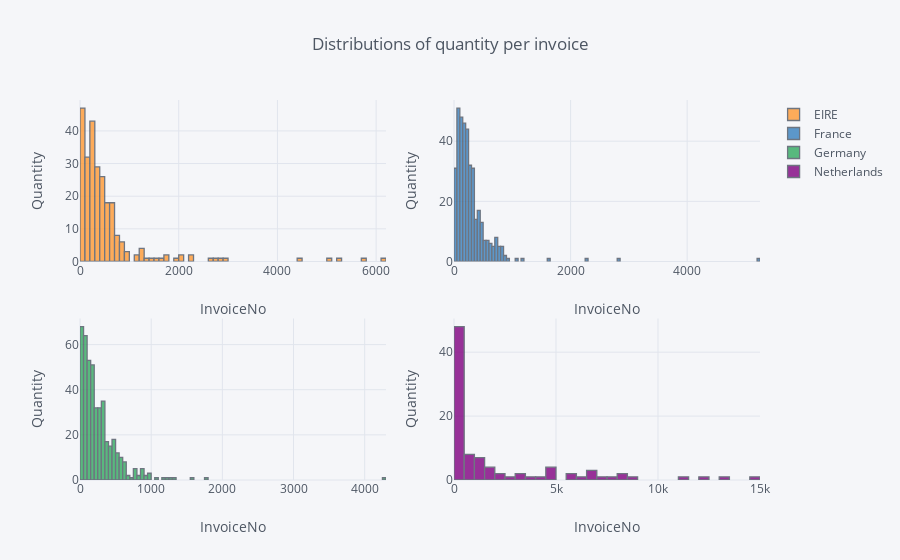

Here is the notebook cell this chart was saved with:
### Markdown cell above
## 4. Create a set of interactive histograms showing the distributions of quantity per invoice for the following countries: EIRE, Germany, France, and Netherlands.

### Code cell
d = data.loc[(data['Country'] =='EIRE')|(data['Country']=='Germany')|(data['Country'] =='France')|(data['Country'] =='Netherlands')]
d = d.pivot_table(values='Quantity', columns='Country', index='InvoiceNo', aggfunc='sum')
d.iplot(kind='hist', xTitle='InvoiceNo', subplots=True, yTitle='Quantity', title='Distributions of quantity per invoice')

### Figure 1 — Plotly figure (JSON) as saved in the notebook; plotly's stock layout.template omitted (floating-point values rounded to 4 significant figures; data arrays with more than 128 entries replaced by an {"elided": "..."} marker saying what was removed)
{"data": [{"histfunc": "count", "histnorm": "", "marker": {"color": "rgba(255, 153, 51, 1.0)", "line": {"color": "#4D5663", "width": 1.3}}, "name": "EIRE", "opacity": 0.8, "orientation": "v", "type": "histogram", "uid": "5b2c95f8-384c-410f-be11-14dcc1523b82", "x": {"elided": "1171 int values"}, "xaxis": "x", "yaxis": "y"}, {"histfunc": "count", "histnorm": "", "marker": {"color": "rgba(55, 128, 191, 1.0)", "line": {"color": "#4D5663", "width": 1.3}}, "name": "France", "opacity": 0.8, "orientation": "v", "type": "histogram", "uid": "d4fa3059-f995-480f-bfef-14eb97202caa", "x": {"elided": "1171 int values"}, "xaxis": "x2", "yaxis": "y2"}, {"histfunc": "count", "histnorm": "", "marker": {"color": "rgba(50, 171, 96, 1.0)", "line": {"color": "#4D5663", "width": 1.3}}, "name": "Germany", "opacity": 0.8, "orientation": "v", "type": "histogram", "uid": "b8edc4d3-52a9-43a5-96da-b9734403a523", "x": {"elided": "1171 int values"}, "xaxis": "x3", "yaxis": "y3"}, {"histfunc": "count", "histnorm": "", "marker": {"color": "rgba(128, 0, 128, 1.0)", "line": {"color": "#4D5663", "width": 1.3}}, "name": "Netherlands", "opacity": 0.8, "orientation": "v", "type": "histogram", "uid": "c272cc0b-b993-47e6-ad20-1fe7db75f6f0", "x": {"elided": "1171 int values"}, "xaxis": "x4", "yaxis": "y4"}], "layout": {"barmode": "overlay", "legend": {"bgcolor": "#F5F6F9", "font": {"color": "#4D5663"}}, "paper_bgcolor": "#F5F6F9", "plot_bgcolor": "#F5F6F9", "title": {"font": {"color": "#4D5663"}, "text": "Distributions of quantity per invoice"}, "xaxis": {"anchor": "y", "domain": [0, 0.45], "gridcolor": "#E1E5ED", "showgrid": true, "tickfont": {"color": "#4D5663"}, "title": {"font": {"color": "#4D5663"}, "text": "InvoiceNo"}, "zerolinecolor": "#E1E5ED"}, "xaxis2": {"anchor": "y2", "domain": [0.55, 1], "gridcolor": "#E1E5ED", "showgrid": true, "tickfont": {"color": "#4D5663"}, "title": {"font": {"color": "#4D5663"}, "text": "InvoiceNo"}, "zerolinecolor": "#E1E5ED"}, "xaxis3": {"anchor": "y3", "domain": [0, 0.45], "gridcolor": "#E1E5ED", "showgrid": true, "tickfont": {"color": "#4D5663"}, "title": {"font": {"color": "#4D5663"}, "text": "InvoiceNo"}, "zerolinecolor": "#E1E5ED"}, "xaxis4": {"anchor": "y4", "domain": [0.55, 1], "gridcolor": "#E1E5ED", "showgrid": true, "tickfont": {"color": "#4D5663"}, "title": {"font": {"color": "#4D5663"}, "text": "InvoiceNo"}, "zerolinecolor": "#E1E5ED"}, "yaxis": {"anchor": "x", "domain": [0.575, 1], "gridcolor": "#E1E5ED", "showgrid": true, "tickfont": {"color": "#4D5663"}, "title": {"font": {"color": "#4D5663"}, "text": "Quantity"}, "zerolinecolor": "#E1E5ED"}, "yaxis2": {"anchor": "x2", "domain": [0.575, 1], "gridcolor": "#E1E5ED", "showgrid": true, "tickfont": {"color": "#4D5663"}, "title": {"font": {"color": "#4D5663"}, "text": "Quantity"}, "zerolinecolor": "#E1E5ED"}, "yaxis3": {"anchor": "x3", "domain": [0, 0.425], "gridcolor": "#E1E5ED", "showgrid": true, "tickfont": {"color": "#4D5663"}, "title": {"font": {"color": "#4D5663"}, "text": "Quantity"}, "zerolinecolor": "#E1E5ED"}, "yaxis4": {"anchor": "x4", "domain": [0, 0.425], "gridcolor": "#E1E5ED", "showgrid": true, "tickfont": {"color": "#4D5663"}, "title": {"font": {"color": "#4D5663"}, "text": "Quantity"}, "zerolinecolor": "#E1E5ED"}}}
